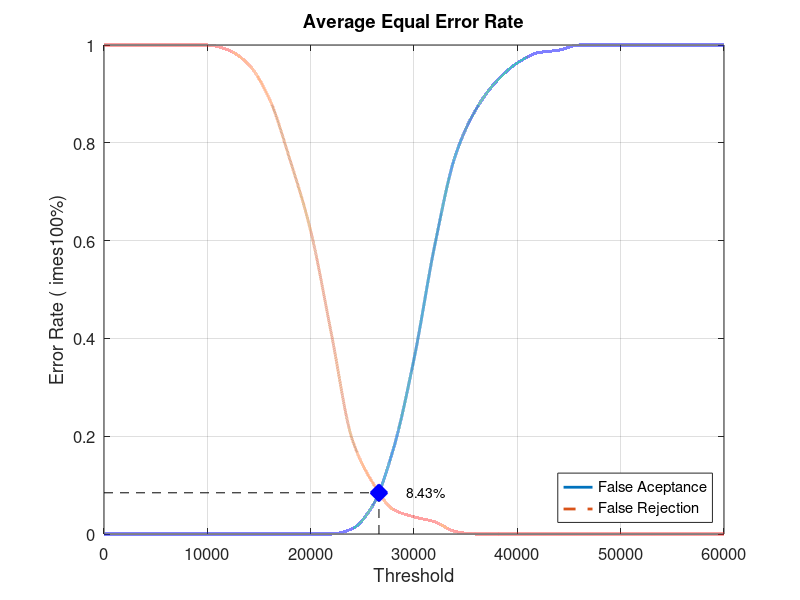
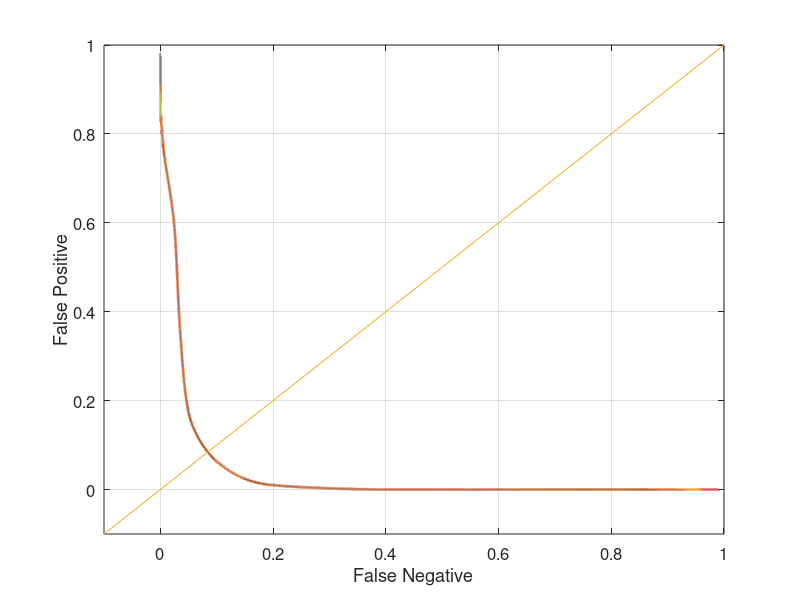

The MATLAB source for these figures, in order:
close all;
clear;
clc;
x = 0:2000:60000;
xq = 0:0.5:60000;

y0 = [0 0 0 0 0 0 0 0 0 0 0 0 0.0105263 0.0578947 0.173684 0.357895 0.589474 0.773684 0.868421 0.926316 0.963158 0.984211 0.989474 1 1 1 1 1 1 1 1]
yy0 = interp1(x, y0, xq, 'pchip');
y1 = [1 1 1 1 1 1 0.99 0.96 0.89 0.765 0.62 0.41 0.195 0.105 0.05 0.035 0.025 0.005 0 0 0 0 0 0 0 0 0 0 0 0 0]
yy1 = interp1(x, y1, xq, 'pchip');

% Calculating EER: 
y2 = abs(y0 - y1);
find(y2 == min(y2))
yy2 = abs(yy0 - yy1);
xEER = find(yy2 == min(yy2));
xEERIndex = xq(xEER) % X-axis EER
yEER = yy0(xEER) % Y-axis EER

main = figure
plot(xq, yy0,'-','LineWidth', 2);	hold on
plot(xq, yy1,'--','LineWidth', 2);	hold on
plot([xEERIndex xEERIndex], [0 yEER], 'k--');	hold on
plot([0 xEERIndex], [yEER yEER], 'k--');	hold on
plot(xEERIndex, yEER, 'bx', 'LineWidth', 10);	hold on
text(xEERIndex + 10 * xEERIndex / 100, yEER, [num2str(round((10000 * yEER)) / 100) '%'])
legend('False Aceptance', 'False Rejection', 'Location', 'SouthEast')
xlabel('Threshold')
ylabel('Error Rate (	imes100%)')
title('Average Equal Error Rate')
set(gca, 'FontSize', 12)
axis([0 60000 0 1])
grid on

print(main, 'Database3_3Main', '-dpng');
FNRxFPR = figure('Color', [1 1 1]);
plot(yy1, yy0, '-', yy1, yy0, 'LineWidth', 2);
hold on
y = -0.1:0.1:1
plot(y, y); 
set(gca, 'FontSize', 12)
xlabel('False Negative')
ylabel('False Positive')
axis([-0.1 1 -0.1 1])
set(gca, 'FontSize', 12)
grid on

print(FNRxFPR, 'Database3_3FNRxFPR','-dpng');
